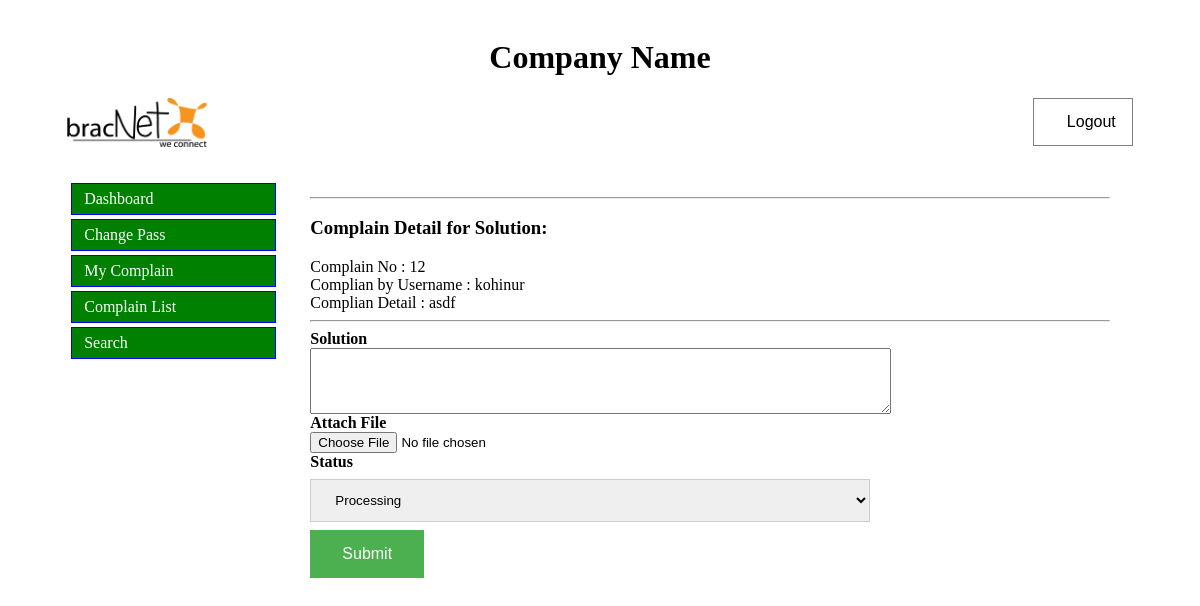
Screenshot of /employee/processcomplain.php?id=12 (signed in) with the database file from the repository.
### tables this page shows
CREATE TABLE `complain` (
  `id` int(11) NOT NULL,
  `complainby_userid` int(11) NOT NULL,
  `department_id` int(5) NOT NULL,
  `type` varchar(200) NOT NULL,
  `assignedto_employeeid` int(5) NOT NULL,
  `complain_date` varchar(15) NOT NULL,
  `complain_description` text NOT NULL,
  `photo` text NOT NULL,
  `solution` text NOT NULL,
  `status` int(1) NOT NULL,
  `updatetime` int(11) NOT NULL,
  `solvedtime` int(11) NOT NULL,
  `flag` int(1) NOT NULL
);

CREATE TABLE `users` (
  `id` int(11) NOT NULL,
  `full_name` varchar(50) NOT NULL,
  `username` varchar(50) NOT NULL,
  `company_name` varchar(100) NOT NULL,
  `email` varchar(50) NOT NULL,
  `contactno` varchar(50) NOT NULL,
  `address` text NOT NULL,
  `photo` text NOT NULL,
  `password` varchar(32) NOT NULL,
  `updatetime` int(11) NOT NULL,
  `flag` enum('0','1') NOT NULL
);

### config/function.php (called while the page is built, shortened)
<?php
 function dataquery($connection,$sql){
	 $query = mysqli_query($connection,$sql);
	 if($query){
		return  $query;
	 }else{
		 return false;
	 }
 }
?>

### employee/processcomplain.php (the view, shortened to what this page needs)
<?php include_once("employee_header.php");?>
<?php
if(isset($_POST['submit'])){
	$userid = $_SESSION['userid'];
	$current_password = $_POST['current_password'];
	$password = $_POST['password'];
	$time = time();
	 $sql = "UPDATE `employee` SET `password`='$password' WHERE `id`='$userid'";
	$query = mysqli_query($connection,$sql);
	if($query){
		$_SESSION['flash_success'] = 'Password Updated' ;
	}else{
		$_SESSION['flash_unsuccess'] = 'Something Goes wrong (: ';
	}
	header('Location: changepass.php');
}else{
?>
	<div class="content">
		<?php include("sidebar.php");?>
		<div class="right_content">
				<p style="margin-top: 20px; ">
					<hr>
				</p>
				<h3>Complain Detail for Solution:</h3>
				<?php
					$id = $_GET['id'];
					$query = dataquery($connection,"SELECT `complain`.*,`dept`.dept_name,`dept`.dept_name,`users`.full_name,`users`.username FROM `complain`
														LEFT JOIN `dept` ON `dept`.id=`complain`.department_id
														LEFT JOIN `users` ON `users`.id=`complain`.complainby_userid
														WHERE `complain`.id='$id'");
					$row = mysqli_fetch_array($query,MYSQLI_ASSOC);
					echo "Complain No : " . $row['id'];
					echo "<br/>";
					echo "Complian by Username : " . $row['username'];
					echo "<br/>";
					echo "Complian Detail : " . $row['complain_description'];
				?>
				<hr/>
				<form action="processcomplian.php" method="POST">
					<div class="form-group">
						<label> Solution </label> <br/>
						<textarea name="solution" rows="4" cols="70" required> </textarea>
					</div>
					<div class="form-group">
						<label> Attach File </label>  <br/>
						<input type="file" name="solutionfile" required>
					</div>
					<div class="form-group">
						<label> Status </label> <br/>
						<select name="status" class="form-group" style="width: 70%">
							<option value=""> Processing </option>
						</select>
					</div>
					<div class="form-group">
								<input type="submit" class="button_d" name="submit" style="">
						</div>
				</form>
		</div>
	</div>
<?php include_once("../footer.php");?>
<?php }
?>

### css/style.css (style rules this page uses)
.content { clear: both; min-height: 500px; }
.right_content { width: 75%; margin-top: 20px; margin-left: 20px; float: left; position: relative; padding: 10px; }
select { width: 100%; padding: 12px 20px; margin: 8px 0; display: inline-block; border: 1px solid #ccc; box-sizing: border-box; }
.button_d { background-color: #4CAF50; border: none; color: white; padding: 15px 32px; text-align: center; text-decoration: none; display: inline-block; font-size: 16px; }
label { font-weight: bold; }

### rows the page displays
complain: id "12", users.username "kohinur", complain_description "asdf"
